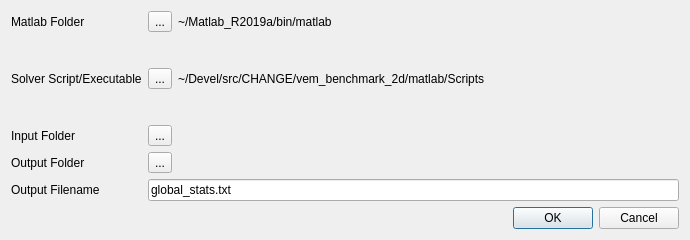
<?xml version="1.0" encoding="UTF-8"?>
<ui version="4.0">
 <class>SolverSettingsDialog</class>
 <widget class="QDialog" name="SolverSettingsDialog">
  <property name="geometry">
   <rect>
    <x>0</x>
    <y>0</y>
    <width>690</width>
    <height>240</height>
   </rect>
  </property>
  <property name="windowTitle">
   <string>Dialog</string>
  </property>
  <layout class="QGridLayout" name="gridLayout">
   <item row="0" column="1">
    <widget class="QToolButton" name="matlab_directory_btn">
     <property name="text">
      <string>...</string>
     </property>
    </widget>
   </item>
   <item row="7" column="0">
    <widget class="QLabel" name="output_filename_label">
     <property name="text">
      <string>Output Filename</string>
     </property>
    </widget>
   </item>
   <item row="4" column="1">
    <widget class="QToolButton" name="input_directory_btn">
     <property name="text">
      <string>...</string>
     </property>
    </widget>
   </item>
   <item row="5" column="2" colspan="2">
    <widget class="QLabel" name="output_directory">
     <property name="text">
      <string/>
     </property>
    </widget>
   </item>
   <item row="2" column="2" colspan="2">
    <widget class="QLabel" name="solver_script">
     <property name="text">
      <string>~/Devel/src/CHANGE/vem_benchmark_2d/matlab/Scripts</string>
     </property>
    </widget>
   </item>
   <item row="7" column="1" colspan="3">
    <widget class="QLineEdit" name="output_filename">
     <property name="text">
      <string>global_stats.txt</string>
     </property>
    </widget>
   </item>
   <item row="1" column="2">
    <widget class="QLabel" name="matlab_folder_error">
     <property name="text">
      <string/>
     </property>
    </widget>
   </item>
   <item row="2" column="0">
    <widget class="QLabel" name="solver_script_label">
     <property name="text">
      <string>Solver Script/Executable</string>
     </property>
    </widget>
   </item>
   <item row="10" column="3">
    <widget class="QDialogButtonBox" name="buttonBox">
     <property name="orientation">
      <enum>Qt::Orientation::Horizontal</enum>
     </property>
     <property name="standardButtons">
      <set>QDialogButtonBox::StandardButton::Cancel|QDialogButtonBox::StandardButton::Ok</set>
     </property>
    </widget>
   </item>
   <item row="2" column="1">
    <widget class="QToolButton" name="solver_directory_btn">
     <property name="text">
      <string>...</string>
     </property>
    </widget>
   </item>
   <item row="0" column="0">
    <widget class="QLabel" name="matlab_folder_label">
     <property name="text">
      <string>Matlab Folder</string>
     </property>
    </widget>
   </item>
   <item row="0" column="2">
    <widget class="QLabel" name="matlab_folder">
     <property name="text">
      <string>~/Matlab_R2019a/bin/matlab</string>
     </property>
    </widget>
   </item>
   <item row="5" column="0">
    <widget class="QLabel" name="output_directory_label">
     <property name="text">
      <string>Output Folder</string>
     </property>
    </widget>
   </item>
   <item row="5" column="1">
    <widget class="QToolButton" name="output_directory_btn">
     <property name="text">
      <string>...</string>
     </property>
    </widget>
   </item>
   <item row="4" column="0">
    <widget class="QLabel" name="input_directory_label">
     <property name="text">
      <string>Input Folder</string>
     </property>
    </widget>
   </item>
   <item row="4" column="2">
    <widget class="QLabel" name="input_directory">
     <property name="text">
      <string/>
     </property>
    </widget>
   </item>
   <item row="3" column="2">
    <widget class="QLabel" name="solver_folder_error">
     <property name="text">
      <string/>
     </property>
    </widget>
   </item>
  </layout>
 </widget>
 <resources/>
 <connections>
  <connection>
   <sender>buttonBox</sender>
   <signal>accepted()</signal>
   <receiver>SolverSettingsDialog</receiver>
   <slot>accept()</slot>
   <hints>
    <hint type="sourcelabel">
     <x>248</x>
     <y>254</y>
    </hint>
    <hint type="destinationlabel">
     <x>157</x>
     <y>274</y>
    </hint>
   </hints>
  </connection>
  <connection>
   <sender>buttonBox</sender>
   <signal>rejected()</signal>
   <receiver>SolverSettingsDialog</receiver>
   <slot>reject()</slot>
   <hints>
    <hint type="sourcelabel">
     <x>316</x>
     <y>260</y>
    </hint>
    <hint type="destinationlabel">
     <x>286</x>
     <y>274</y>
    </hint>
   </hints>
  </connection>
 </connections>
</ui>
